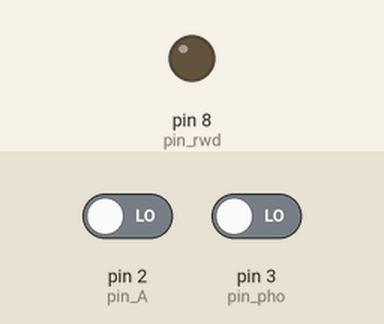
Recording of a sketch running on a simulated Arduino Uno, built with avr-gcc and run on an emulated ATmega328P. Shown: output pins drawn as LEDs (lit = HIGH). The inputs (shaded band) are chosen by the test bench; at power-on: pin 2 (pin_A) LOW, pin 3 (pin_pho) LOW. What the sketch prints to the serial monitor is not drawn.

Above: at 0.1 s.
Timing chart, 0 to 1.6 s (numbered marks = the images above):
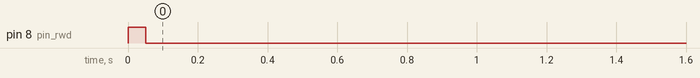

Measured:
- by itself, pin 8 (pin_rwd): HIGH → LOW at 0.05 s

The sketch:

standalone.ino
```cpp
#define pin_A 2 // encoder channel pins
#define pin_B 4
#define pin_rwd 8 // reward pin
#define pin_pho 3 // photosensor pin
#define enc_pls 1000.0 //number of pulses per revolution of encoder
#define rad 5.0 //radius of wheel
#define DELAY 50 //reward valve open time in ms
#define min_d 30.0 // minimum distance traveled for reward to avoid cheating
#define neg_d -30.0 // reset negative distance for animals walking backwards

int laps = 0;
int steps;
float d;

unsigned long rwd_t = 0xffffffff;
bool A, B;

void setup() {
  // put your setup code here, to run once:
  Serial.begin(9600);
  attachInterrupt(digitalPinToInterrupt(pin_A), stepper, CHANGE);
  pinMode(pin_B, INPUT);

  pinMode(pin_rwd, OUTPUT);
  digitalWrite(pin_rwd, LOW);

  attachInterrupt(digitalPinToInterrupt(pin_pho), reward, RISING);

  reset();
  d = min_d + 1;
  reward();
  reset();
}

void loop() {
  // put your main code here, to run repeatedly:
  // Serial.println(d);

  if ((millis() - rwd_t) > DELAY)
    digitalWrite(pin_rwd, LOW);


  if (d < neg_d)
    reset();

    delay(1);
}

void stepper() {
  A = digitalRead(pin_A);
  B = digitalRead(pin_B);
  A == B ? steps++ : steps--;
  d = (float) steps / enc_pls * 2.0 * PI * rad;


//  if (d > 30) {
//    reward();
//    steps = 0;
//    d = 0.0;
//  }
}

void reward() {
  if (d > min_d) {
    digitalWrite(pin_rwd, HIGH);
    rwd_t = millis();
    Serial.print("lap no. ");
    Serial.print(laps);
    Serial.print("\n");
    Serial.print("dist. ");
    Serial.print(d);
    Serial.print("\n");
    reset();
    laps++;
  }
}

void reset() {
  d = 0.0;
  steps = 0;
}
```
